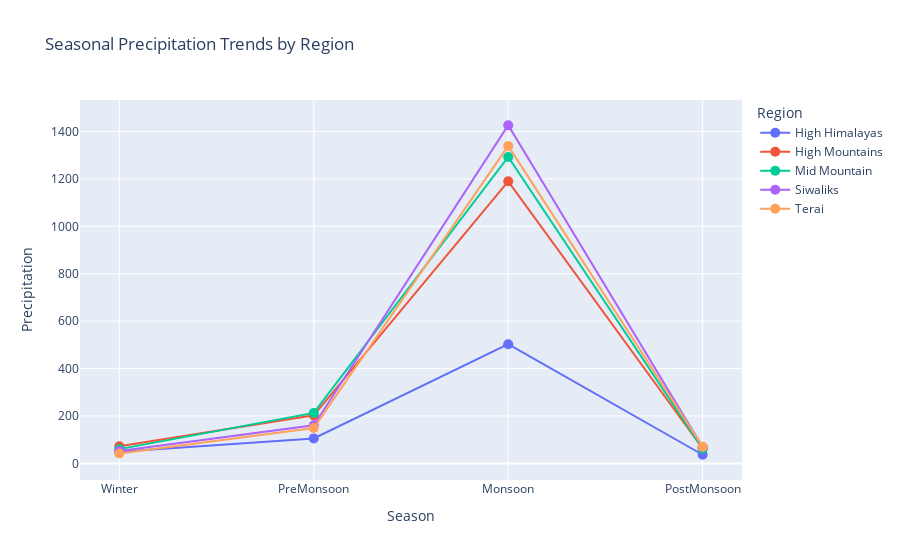

Notebook code cell kept with this figure:
### Code cell
###Above plot using plotly
# List of seasons
seasons = ["Winter", "PreMonsoon", "Monsoon", "PostMonsoon"]

# Initialize an empty list to collect data for each region
all_data = []

# Loop through each region to get the precipitation values
for region in physiographic_data["Physiographic Region"].unique():
    subset = physiographic_data[physiographic_data["Physiographic Region"] == region]
    
    # List the precipitation values for each season
    precipitation_values = [
        subset["Precip_Winter"].values[0],
        subset["Precip_PreMonsoon"].values[0],
        subset["Precip_Monsoon"].values[0],
        subset["Precip_PostMonsoon"].values[0]
    ]
    
    # Create a temporary DataFrame for this region and add it to the list
    region_df = pd.DataFrame({
        'Season': seasons,
        'Precipitation': precipitation_values,
        'Region': region  # Adding region as a column
    })
    
    # Append the region's data to the main list
    all_data.append(region_df)

# Combine all region DataFrames into one DataFrame
combined_data = pd.concat(all_data, ignore_index=True)

# Create an interactive line plot
fig = px.line(combined_data, x='Season', y='Precipitation', color='Region', markers=True,
              title='Seasonal Precipitation Trends by Region',
              hover_data={'Season': True, 'Precipitation': True, 'Region': True})

# Customize the plot for better visibility
fig.update_traces(marker=dict(size=10), line=dict(width=2))

# Show the plot
fig.show()

### Figure 1 — Plotly figure (JSON) as saved in the notebook; plotly's stock layout.template omitted (floating-point values rounded to 4 significant figures)
{"data": [{"customdata": [["High Himalayas"], ["High Himalayas"], ["High Himalayas"], ["High Himalayas"]], "hovertemplate": "Region=%{customdata[0]}<br>Season=%{x}<br>Precipitation=%{y}<extra></extra>", "legendgroup": "High Himalayas", "line": {"color": "#636efa", "dash": "solid", "width": 2}, "marker": {"size": 10, "symbol": "circle"}, "mode": "lines+markers", "name": "High Himalayas", "orientation": "v", "showlegend": true, "type": "scatter", "x": ["Winter", "PreMonsoon", "Monsoon", "PostMonsoon"], "xaxis": "x", "y": [49.6, 105.4, 502.9, 36.5], "yaxis": "y"}, {"customdata": [["High Mountains"], ["High Mountains"], ["High Mountains"], ["High Mountains"]], "hovertemplate": "Region=%{customdata[0]}<br>Season=%{x}<br>Precipitation=%{y}<extra></extra>", "legendgroup": "High Mountains", "line": {"color": "#EF553B", "dash": "solid", "width": 2}, "marker": {"size": 10, "symbol": "circle"}, "mode": "lines+markers", "name": "High Mountains", "orientation": "v", "showlegend": true, "type": "scatter", "x": ["Winter", "PreMonsoon", "Monsoon", "PostMonsoon"], "xaxis": "x", "y": [72.6, 202.7, 1190.0, 62.9], "yaxis": "y"}, {"customdata": [["Mid Mountain"], ["Mid Mountain"], ["Mid Mountain"], ["Mid Mountain"]], "hovertemplate": "Region=%{customdata[0]}<br>Season=%{x}<br>Precipitation=%{y}<extra></extra>", "legendgroup": "Mid Mountain", "line": {"color": "#00cc96", "dash": "solid", "width": 2}, "marker": {"size": 10, "symbol": "circle"}, "mode": "lines+markers", "name": "Mid Mountain", "orientation": "v", "showlegend": true, "type": "scatter", "x": ["Winter", "PreMonsoon", "Monsoon", "PostMonsoon"], "xaxis": "x", "y": [60.2, 212.9, 1293.0, 61.7], "yaxis": "y"}, {"customdata": [["Siwaliks"], ["Siwaliks"], ["Siwaliks"], ["Siwaliks"]], "hovertemplate": "Region=%{customdata[0]}<br>Season=%{x}<br>Precipitation=%{y}<extra></extra>", "legendgroup": "Siwaliks", "line": {"color": "#ab63fa", "dash": "solid", "width": 2}, "marker": {"size": 10, "symbol": "circle"}, "mode": "lines+markers", "name": "Siwaliks", "orientation": "v", "showlegend": true, "type": "scatter", "x": ["Winter", "PreMonsoon", "Monsoon", "PostMonsoon"], "xaxis": "x", "y": [52, 160.9, 1426.0, 69.4], "yaxis": "y"}, {"customdata": [["Terai"], ["Terai"], ["Terai"], ["Terai"]], "hovertemplate": "Region=%{customdata[0]}<br>Season=%{x}<br>Precipitation=%{y}<extra></extra>", "legendgroup": "Terai", "line": {"color": "#FFA15A", "dash": "solid", "width": 2}, "marker": {"size": 10, "symbol": "circle"}, "mode": "lines+markers", "name": "Terai", "orientation": "v", "showlegend": true, "type": "scatter", "x": ["Winter", "PreMonsoon", "Monsoon", "PostMonsoon"], "xaxis": "x", "y": [41.7, 149.5, 1339.0, 70.2], "yaxis": "y"}], "layout": {"legend": {"title": {"text": "Region"}, "tracegroupgap": 0}, "title": {"text": "Seasonal Precipitation Trends by Region"}, "xaxis": {"anchor": "y", "domain": [0, 1], "showgrid": true, "title": {"text": "Season"}}, "yaxis": {"anchor": "x", "domain": [0, 1], "showgrid": true, "title": {"text": "Precipitation"}}}}
